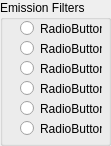
                   <widget class="QGroupBox" name="FWBox">
                    <property name="title">
                     <string>Emission Filters</string>
                    </property>
                    <widget class="QRadioButton" name="FW_radioButton_0">
                     <property name="geometry">
                      <rect>
                       <x>20</x>
                       <y>20</y>
                       <width>82</width>
                       <height>17</height>
                      </rect>
                     </property>
                     <property name="font">
                      <font>
                       <weight>50</weight>
                       <bold>false</bold>
                       <kerning>true</kerning>
                      </font>
                     </property>
                     <property name="text">
                      <string>RadioButton</string>
                     </property>
                     <property name="checkable">
                      <bool>true</bool>
                     </property>
                    </widget>
                    <widget class="QRadioButton" name="FW_radioButton_3">
                     <property name="geometry">
                      <rect>
                       <x>20</x>
                       <y>80</y>
                       <width>82</width>
                       <height>17</height>
                      </rect>
                     </property>
                     <property name="text">
                      <string>RadioButton</string>
                     </property>
                    </widget>
                    <widget class="QRadioButton" name="FW_radioButton_4">
                     <property name="geometry">
                      <rect>
                       <x>20</x>
                       <y>100</y>
                       <width>82</width>
                       <height>17</height>
                      </rect>
                     </property>
                     <property name="text">
                      <string>RadioButton</string>
                     </property>
                    </widget>
                    <widget class="QRadioButton" name="FW_radioButton_2">
                     <property name="geometry">
                      <rect>
                       <x>20</x>
                       <y>60</y>
                       <width>82</width>
                       <height>17</height>
                      </rect>
                     </property>
                     <property name="text">
                      <string>RadioButton</string>
                     </property>
                    </widget>
                    <widget class="QRadioButton" name="FW_radioButton_1">
                     <property name="geometry">
                      <rect>
                       <x>20</x>
                       <y>40</y>
                       <width>82</width>
                       <height>17</height>
                      </rect>
                     </property>
                     <property name="text">
                      <string>RadioButton</string>
                     </property>
                    </widget>
                    <widget class="QRadioButton" name="FW_radioButton_5">
                     <property name="geometry">
                      <rect>
                       <x>20</x>
                       <y>120</y>
                       <width>82</width>
                       <height>17</height>
                      </rect>
                     </property>
                     <property name="text">
                      <string>RadioButton</string>
                     </property>
                    </widget>
                   </widget>
